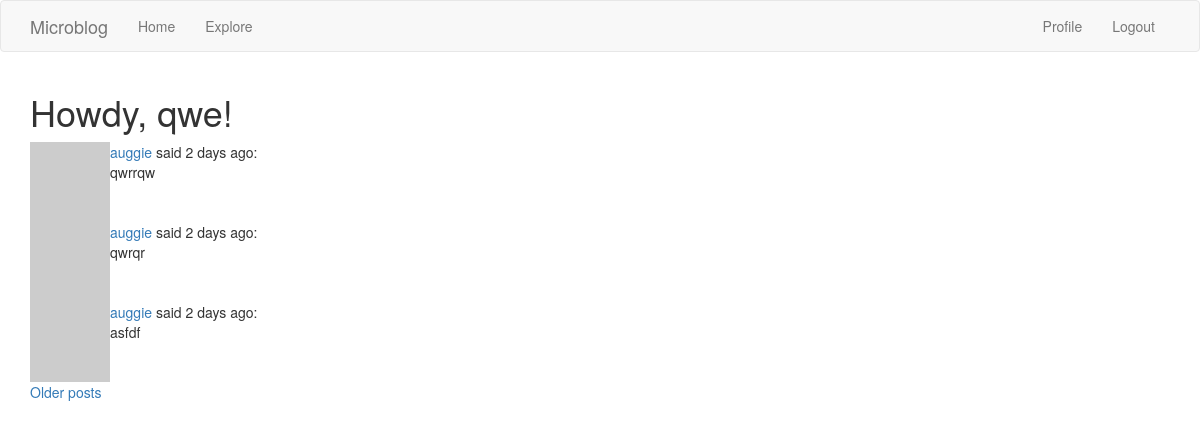
Screenshot of /explore (signed in) with the database file from the repository.
### app/models.py (models this page shows, shortened)
class User(UserMixin, db.Model):
    id = db.Column(db.Integer, primary_key=True)
    username = db.Column(db.String(64), index=True, unique=True)
    email = db.Column(db.String(120), index=True, unique=True)
    password_hash = db.Column(db.String(128))
    posts = db.relationship('Post', backref='author', lazy='dynamic')
    about_me = db.Column(db.String(140))
    last_seen = db.Column(db.DateTime, default=datetime.utcnow)
    followed = db.relationship(
        'User', secondary=followers,
        primaryjoin=(followers.c.follower_id == id),
        secondaryjoin=(followers.c.followed_id == id),
        backref=db.backref('followers', lazy='dynamic'), lazy='dynamic')
    def avatar(self, size):
        digest = md5(self.email.lower().encode('utf-8')).hexdigest()
        return f'https://www.gravatar.com/avatar/{digest}?d=identicon&s={size}'

class Post(db.Model):
    id = db.Column(db.Integer, primary_key=True)
    body = db.Column(db.String(140))
    timestamp = db.Column(db.DateTime, index=True, default=datetime.utcnow)
    user_id = db.Column(db.Integer, db.ForeignKey('user.id'))

### app/routes.py (the view)
@app.route('/explore')
@login_required
def explore():
    page = request.args.get('page', 1, type=int)
    posts = Post.query.order_by(Post.timestamp.desc()).paginate(
        page, app.config['POSTS_PER_PAGE'], False)
    next_url = url_for('explore', page=posts.next_num) \
        if posts.has_next else None
    prev_url = url_for('explore', page=posts.prev_num) \
        if posts.has_prev else None
    return render_template("index.html", title='Explore', posts=posts.items, next_url=next_url, prev_url=prev_url)

### app/models.py (called while the page is built)
@login.user_loader
def load_user(id):
    return User.query.get(int(id))

### app/routes.py (called while the page is built)
@app.before_request
def before_request():
    if current_user.is_authenticated:
        current_user.last_seen = datetime.utcnow()
        db.session.commit()

### app/templates/index.html (shortened to what this page needs)
{% extends "base.html" %}
{% block app_content %}
  <h1>Howdy, {{ current_user.username }}!</h1>
  {% for post in posts %}
    {% include '_post.html' %}
  {% endfor %}
  {% if next_url %}
    <a href="{{ next_url }}">Older posts</a>
  {% endif %}
{% endblock %}

### app/templates/_post.html
<table>
  <tr valign="top">
    <td><img src="{{ post.author.avatar(36) }}"></td>
    <td>
      <a href="{{ url_for('user', username=post.author.username) }}">
          {{ post.author.username }}
      </a>
      said {{ moment(post.timestamp).fromNow() }}:
      <br>
      {{ post.body }}
    </td>
  </tr>
</table>

### rows the page displays
User: username "qwe"
Post: author.username "auggie", timestamp "2 days ago", body "qwrrqw"
Post: author.username "auggie", timestamp "2 days ago", body "qwrqr"
Post: author.username "auggie", timestamp "2 days ago", body "asfdf"
